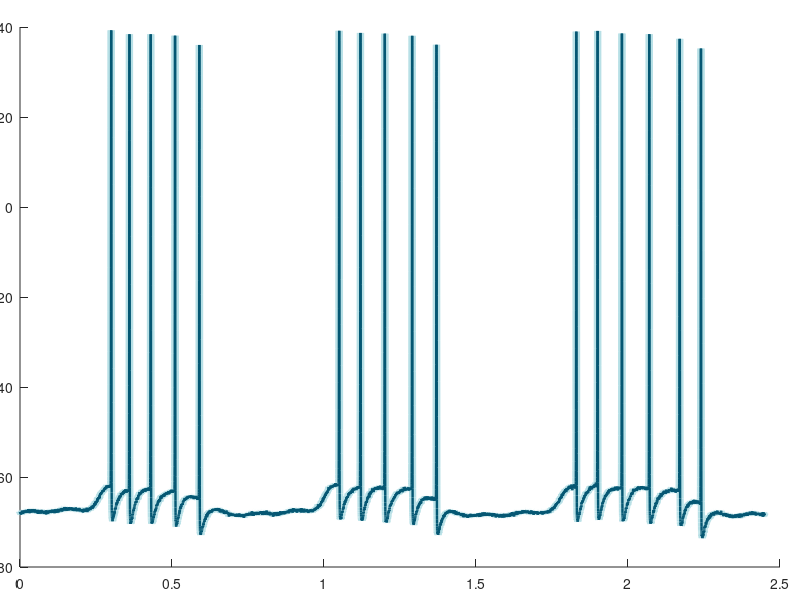

Here is the MATLAB script that generated this plot: (Note: this script raises an error after producing the figure.)
function hFigure = createPlotExample(visibility)
%CREATEPLOTEXAMPLE Create a publication-style membrane-potential trace.
%
%   createPlotExample() displays a simulated recording with horizontal and
%   vertical scale bars. The example uses only MATLAB base functionality.

    if nargin < 1
        visibility = "on";
    end

    sourceRoot = fileparts(fileparts(mfilename("fullpath")));
    addpath(fullfile(sourceRoot, "scalebar"), "-begin")

    rng(28, "twister")
    sampleRate = 10000;
    time = 0:1/sampleRate:2.45;
    voltage = -68 + 0.45*movmean(randn(size(time)), 7) + ...
        0.7*sin(2*pi*1.2*time) + 0.25*sin(2*pi*8*time);

    burstWindows = [0.26 0.62; 1.00 1.39; 1.78 2.25];
    for iBurst = 1:size(burstWindows, 1)
        onset = burstWindows(iBurst, 1);
        offset = burstWindows(iBurst, 2);
        voltage = voltage + 5.5 .* (...
            1./(1+exp(-(time-onset)/0.012)) - ...
            1./(1+exp(-(time-offset)/0.030)));
    end

    spikeTimes = [0.30 0.36 0.43 0.51 0.59, ...
                  1.05 1.12 1.20 1.29 1.37, ...
                  1.83 1.90 1.98 2.07 2.17 2.24];
    for spikeTime = spikeTimes
        elapsed = time-spikeTime;
        actionPotential = 101*exp(-0.5*(elapsed/0.00058).^2);
        afterhyperpolarization = -10.5 .* ...
            (1-exp(-max(elapsed, 0)/0.0018)) .* ...
            exp(-max(elapsed, 0)/0.018);
        afterhyperpolarization(elapsed < 0) = 0;
        voltage = voltage + actionPotential + afterhyperpolarization;
    end

    backgroundColor = [0.985 0.985 0.978];
    hFigure = figure("Color", backgroundColor, "Units", "pixels", ...
        "Position", [100 100 1320 520], "Visible", visibility);
    hAxes = axes(hFigure, "Position", [0.025 0.055 0.95 0.90], ...
        "Color", backgroundColor);
    hold(hAxes, "on")
    plot(hAxes, time, voltage, "Color", [0.72 0.88 0.90], "LineWidth", 5.2)
    plot(hAxes, time, voltage, "Color", [0.02 0.34 0.45], "LineWidth", 1.75)
    hold(hAxes, "off")
    hAxes.XLim = [0 3.2];
    hAxes.YLim = [-90 46];
    axis(hAxes, "off")

    scaleColor = [0.13 0.16 0.19];
    scaleBarMargin = [42 32];
    hTimeScalebar = scalebar(hAxes, 500, "ms", ...
        Axis="x", ConversionFactor=0.001, Location="southeast", ...
        Color=scaleColor, LineWidth=3.2, FontName="Helvetica Neue", ...
        FontSize=15, Margin=scaleBarMargin, TextSpacing=7);
    hVoltageScalebar = scalebar(hAxes, 50, "mV", ...
        Axis="y", Location="southeast", Color=scaleColor, ...
        LineWidth=3.2, FontName="Helvetica Neue", FontSize=15, ...
        Margin=scaleBarMargin, TextSpacing=7);
    setappdata(hFigure, "ExampleScalebars", ...
        [hTimeScalebar hVoltageScalebar])
end
